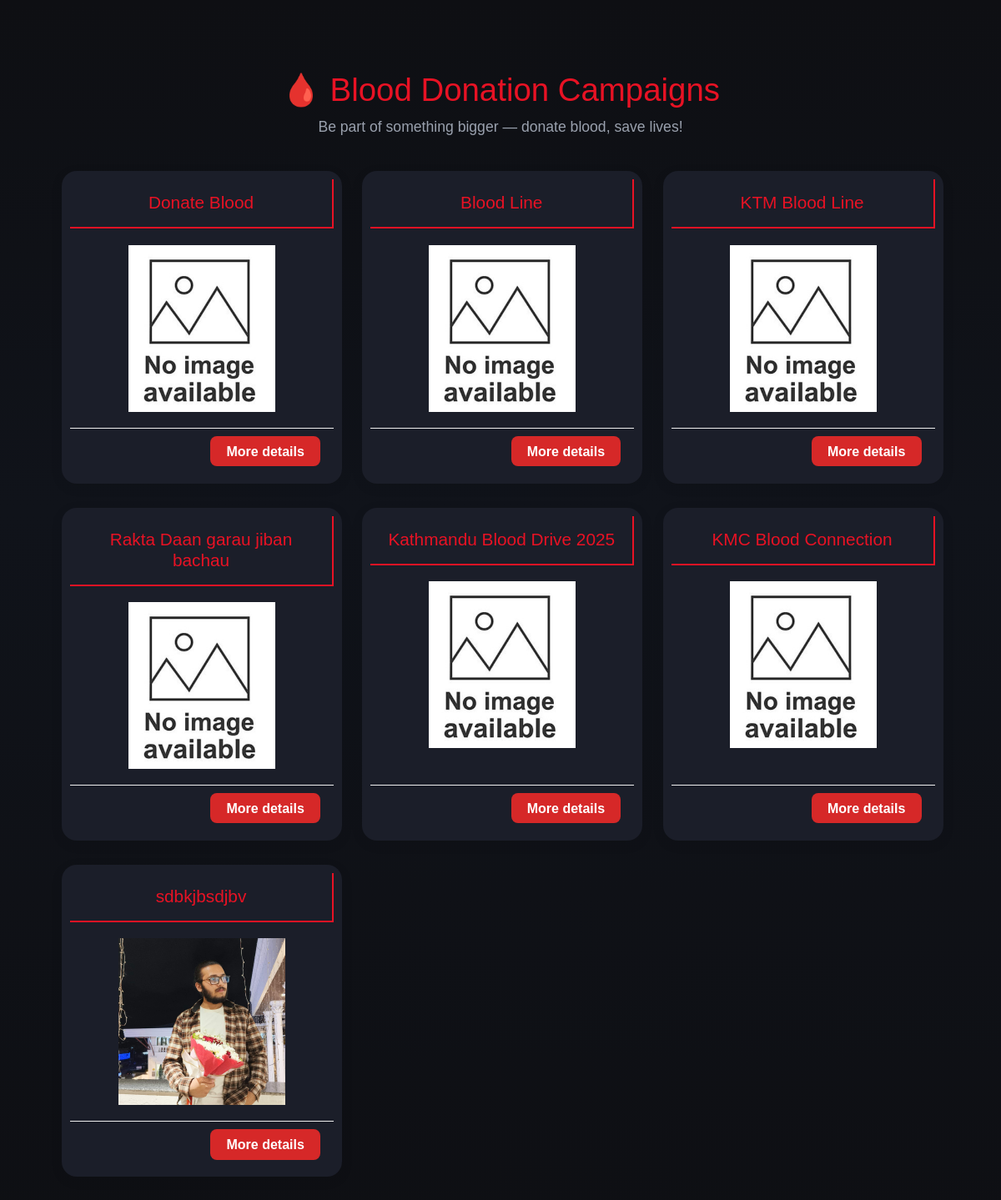
The page /campaigns on the database as committed earlier.
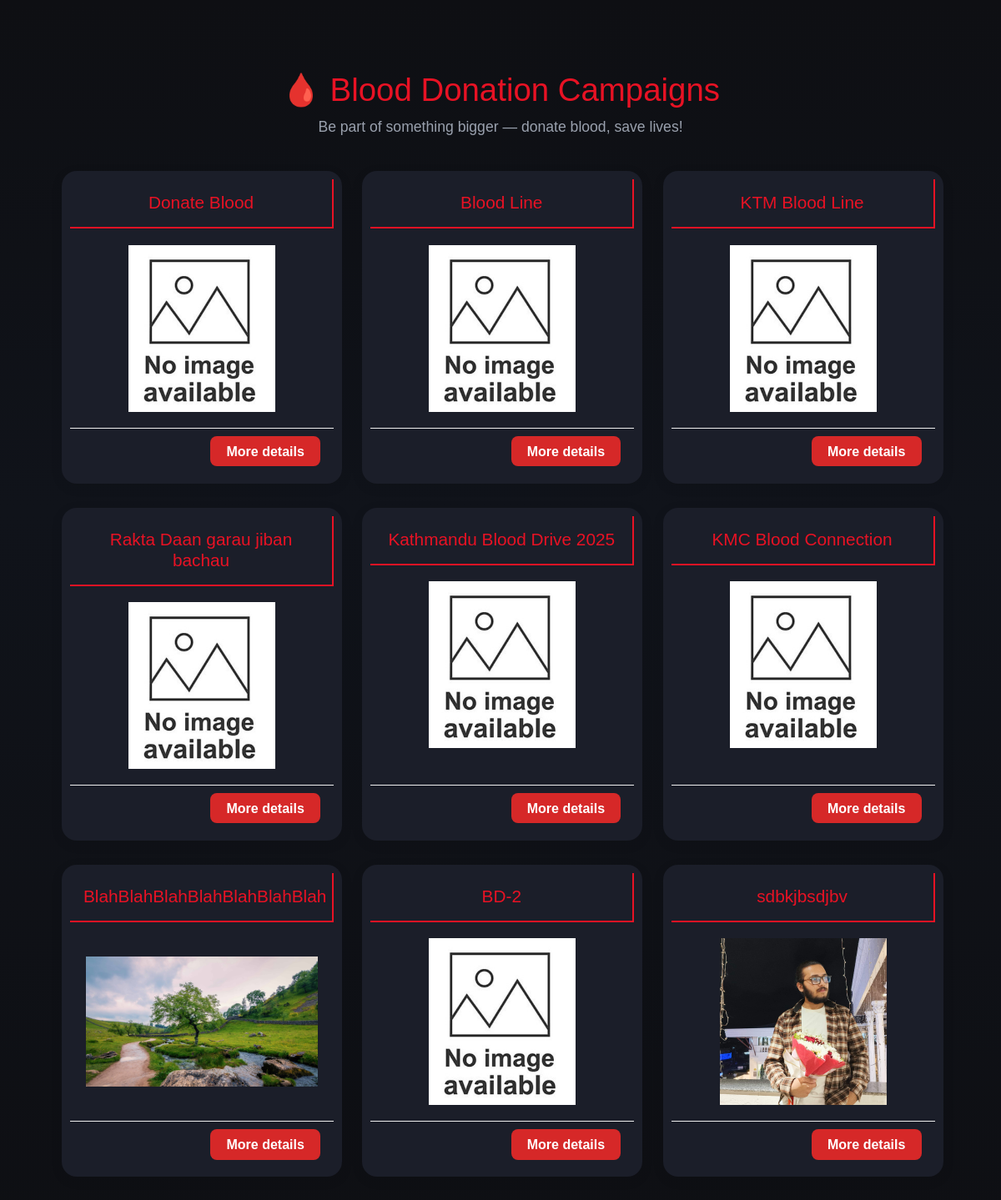
The same page on the database as committed later.
### models.py (models this page shows)
class Campaign(db.Model):
    __tablename__ = "campaigns"
    id = db.Column(db.Integer, primary_key=True)
    title = db.Column(db.String(100), nullable=False)
    camp_img = db.Column(db.String(255), nullable=True)
    location = db.Column(db.String(100), nullable=False)
    date = db.Column(db.Date, nullable=False)
    organizer = db.Column(db.String(100), nullable=True)
    description = db.Column(db.Text, nullable=True)
    participants = db.relationship("Participant", backref="event", lazy=True)

### routes/routes.py (the view)
@app.route("/campaigns")
def campaigns():
    paginations = request.args.get('page', 1, type=int)
    all_campaigns = Campaign.query.order_by(Campaign.date.asc()).paginate(page=paginations, per_page=9)
    return render_template("events/campaign.html", campaigns=all_campaigns, paginations=paginations)

### app.py (called while the page is built)
@app.context_processor
def inject_name():
    if current_user.is_authenticated:
        role = current_user.role.capitalize()
        return dict(name=f"{current_user.username} ({role})")
    return dict(name="")

@app.context_processor
def utility_processor():
    return dict(flash_categories=flash_categories)

### templates/events/campaign.html (shortened to what this page needs)
{% extends 'base.html' %}
{% block content %}
<link rel="stylesheet" href="{{ url_for('static', filename='campaign.css') }}">
<section class="campaigns-section">
    <div class="campaigns-header-container">
        <div class="campaigns-header">
            <h1>🩸 Blood Donation Campaigns</h1>
            <p>Be part of something bigger — donate blood, save lives!</p>
        </div>
    </div>
    <div class="campaigns-grid">
        {% for c in campaigns %}
        <div class="campaign-card">
            <div class="card-header">
                <h3>{{ c.title }}</h3>
            </div>
            <div class="card-body">
                {% if c.camp_img %}
                <img src="{{ url_for('static', filename='campaigns/' + c.camp_img) }}" alt="{{ c.title }}">
                {% else %}
                <img src="{{ url_for('static', filename='defaultImg/noimage.jpg') }}" alt="Default Image">
                {% endif %}
            </div>
            <div class="card-footer">
                <a href="{{ url_for('campaign_detail', campaign_id=c.id) }}" class="btn-join">More details</a>
            </div>
        </div>
        {% else %}
        <p class="no-campaigns">No campaigns available right now.</p>
        {% endfor %}
    </div>
</section>
{% endblock %}

### templates/base.html (shortened to what this page needs)
<!DOCTYPE html>
<html>
    <head>
        <link rel="stylesheet" type="text/css" href="{{ url_for('static', filename='main.css')}}" />
        <link href="https://cdn.jsdelivr.net/npm/bootstrap@5.3.3/dist/css/bootstrap.min.css" rel="stylesheet">
    </head>
    <body>
        {% include "navbar.html" %}
        <div class="body-content container">
            {% block content %}
            {% endblock %}
        </div>
        {% include "footer.html" %}
    </body>
</html>

### templates/navbar.html (shortened to what this page needs)
<link rel="stylesheet" href="{{ url_for('static', filename='navbar.css') }}">

### templates/footer.html (shortened to what this page needs)
<link rel="stylesheet" href="{{ url_for('static', filename='footer.css') }}">

### static/main.css (style rules this page uses)
:root { --primary: #e81224; --bg: var(--primary); --surface: #0f1015; --surface-2: #1b1e29; --text: #e7e9ee; --muted: #9aa1ae; --ring: 0 0 0 2px rgba(225, 29, 72, 0.35); --radius: 20px; --shadow: 0 10px 25px rgba(0, 0, 0, .35); }
* { box-sizing: border-box; color: var(--text); font-family: 'Gill Sans', 'Gill Sans MT', Calibri, 'Trebuchet MS', sans-serif !important; }
.body-content { margin: 2rem 1rem; }
body { margin: 0; font-family: Inter, system-ui, Segoe UI, Arial, Helvetica, sans-serif; background: linear-gradient(180deg, #0e0f13, #10131a 40%, #0e0f13); color: var(--text); line-height: 1.6; padding: 5px; position: relative; }
.container { width: 1200px; margin-inline: auto }

### static/campaign.css (style rules this page uses)
.campaigns-section { padding: 3rem 2rem; min-height: 100vh; text-align: center; color: #222; }
.campaigns-header { display: flex; flex-direction: column; justify-content: center; }
.campaigns-header h1 { font-size: 2.4rem; color: var(--primary); margin-bottom: 0.5rem; }
.campaigns-header p { color: var(--muted); font-size: 1.1rem; margin-bottom: 2.5rem; }
.campaigns-header-container { display: flex; justify-content: center; }
.campaigns-grid { display: grid; grid-template-columns: repeat(auto-fit, minmax(320px, 1fr)); gap: 1.8rem; justify-content: center; align-items: stretch; }
.campaign-card { width: 21rem; background: var(--surface-2); border-radius: 18px; padding: 10px; box-shadow: 0 4px 15px rgba(0, 0, 0, 0.08); overflow: hidden; transition: all 0.3s ease; display: flex; flex-direction: column; justify-content: space-between; }
.card-header { border-bottom: var(--primary) 2px solid; border-right: var(--primary) 2px solid; padding: 1rem; }
.card-header h3 { margin: 0; color: var(--primary); font-size: 1.3rem; }
.card-body { padding: 1.2rem; text-align: left; }
.card-body img { width: 100%; height: 200px; object-fit: contain; border-radius: 12px; }
.card-footer { padding: 1rem; border-top: 1px solid #eee; text-align: right; }
.btn-join { background: #d62828; color: #fff; padding: 0.6rem 1.2rem; border-radius: 8px; text-decoration: none; font-weight: 600; transition: background 0.3s; }

Rows that differ between the two databases and show on the page:
added Campaign: title "BlahBlahBlahBlahBlahBlahBlah", camp_img (picture)
added Campaign: title "BD-2"
